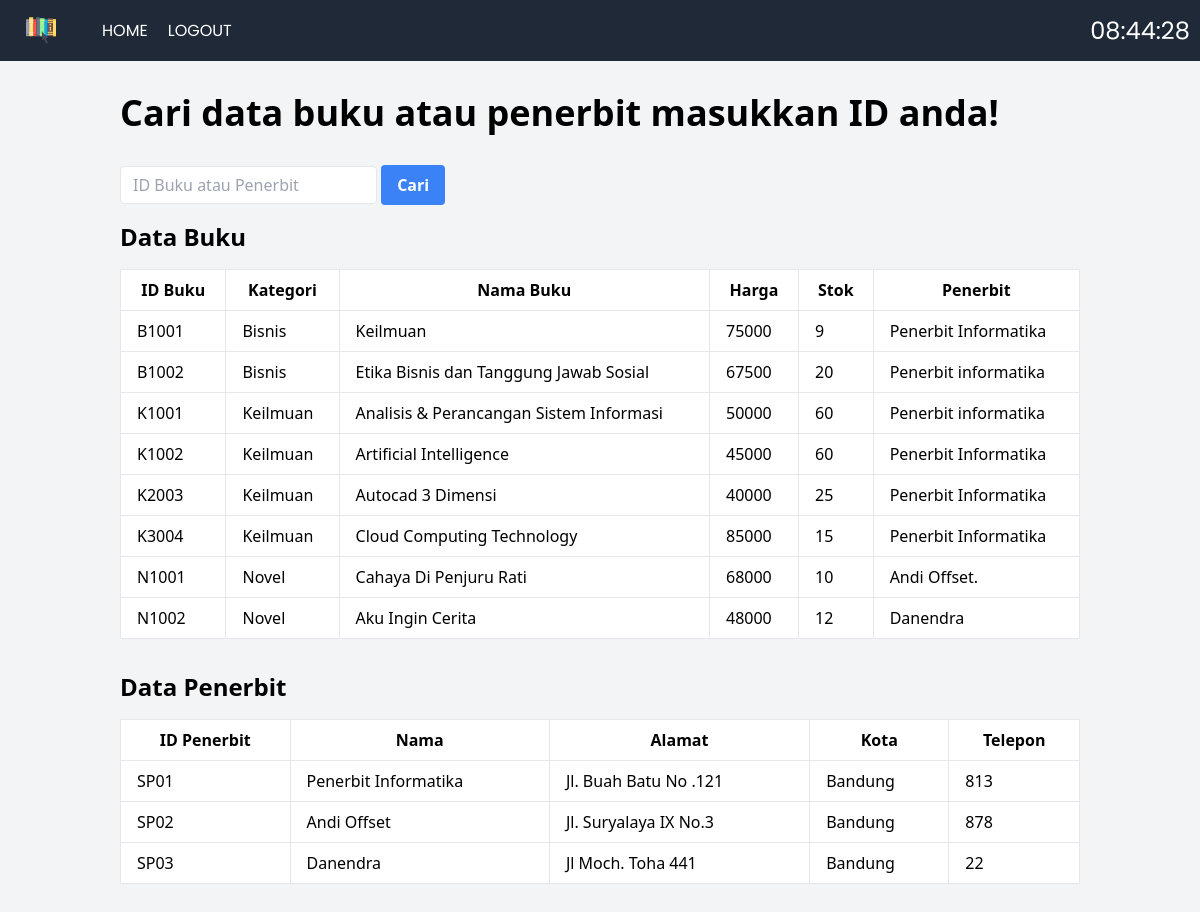
The page / on the database its author committed.
### tables this page shows
CREATE TABLE `buku` (
  `id_buku` varchar(255) NOT NULL,
  `kategori` varchar(255) DEFAULT NULL,
  `nama_buku` varchar(255) DEFAULT NULL,
  `harga` int(11) DEFAULT NULL,
  `stok` int(11) DEFAULT NULL,
  `penerbit` varchar(255) DEFAULT NULL
);

CREATE TABLE `penerbit` (
  `id_penerbit` varchar(255) NOT NULL,
  `nama` varchar(255) DEFAULT NULL,
  `alamat` varchar(255) DEFAULT NULL,
  `kota` varchar(255) DEFAULT NULL,
  `telepon` int(11) DEFAULT NULL
);

### index.php (the view, shortened to what this page needs)
<!DOCTYPE html>
<html lang="en">
<head>
    <link rel="stylesheet" href="https://cdn.jsdelivr.net/npm/tailwindcss@2.2.19/dist/tailwind.min.css" />
</head>
<body class="bg-gray-100">
    <?php include 'navbar.php'; ?>
    <div class="container mx-auto p-8">
        <h1 class="text-4xl font-bold mb-8">Cari data buku atau penerbit masukkan ID anda!</h1>
        <div class="mb-4 flex space-x-4">
            <form method="post" action="<?php echo htmlspecialchars($_SERVER["PHP_SELF"]); ?>">
                <input class="flex-1 appearance-none border rounded py-2 px-3 text-gray-700 leading-tight focus:outline-none focus:shadow-outline" name="search_id" type="text" placeholder="ID Buku atau Penerbit">
                <button class="bg-blue-500 hover:bg-blue-700 text-white font-bold py-2 px-4 rounded" type="submit" name="searchButton">Cari</button>
            </form>
        </div>
        <div class="mt-4">
            <h2 class="text-2xl font-bold mb-4">Data Buku</h2>
            <table class="table-auto w-full border bg-white">
                <thead>
                    <tr>
                        <th class="border px-4 py-2">ID Buku</th>
                        <th class="border px-4 py-2">Kategori</th>
                        <th class="border px-4 py-2">Nama Buku</th>
                        <th class="border px-4 py-2">Harga</th>
                        <th class="border px-4 py-2">Stok</th>
                        <th class="border px-4 py-2">Penerbit</th>
                    </tr>
                </thead>
                <tbody>
                    <?php
                    include 'koneksi.php';
                    if ($_SERVER["REQUEST_METHOD"] == "POST" && isset($_POST["searchButton"])) {
                        $searchTerm = mysqli_real_escape_string($koneksi, $_POST["search_id"]);
                        $query = "SELECT * FROM buku WHERE id_buku LIKE '%$searchTerm%' OR kategori LIKE '%$searchTerm%' OR nama_buku LIKE '%$searchTerm%' OR harga LIKE '%$searchTerm%' OR stok LIKE '%$searchTerm%' OR penerbit LIKE '%$searchTerm%'";
                    } else {
                        $query = "SELECT * FROM buku";
                    }
                    $buku = mysqli_query($koneksi, $query);
                    foreach ($buku as $row) {
                        echo "<tr>
                            <td class='border px-4 py-2'>" . $row['id_buku'] . "</td>
                            <td class='border px-4 py-2'>" . $row['kategori'] . "</td>
                            <td class='border px-4 py-2'>" . $row['nama_buku'] . "</td>
                            <td class='border px-4 py-2'>" . $row['harga'] . "</td>
                            <td class='border px-4 py-2'>" . $row['stok'] . "</td>
                            <td class='border px-4 py-2'>" . $row['penerbit'] . "</td>
                        </tr>";
                    }
                    ?>
                </tbody>
            </table>
        </div>
        <div class="mt-8">
            <h2 class="text-2xl font-bold mb-4">Data Penerbit</h2>
            <table class="table-auto w-full border bg-white">
                <thead>
                    <tr>
                        <th class="border px-4 py-2">ID Penerbit</th>
                        <th class="border px-4 py-2">Nama</th>
                        <th class="border px-4 py-2">Alamat</th>
                        <th class="border px-4 py-2">Kota</th>
                        <th class="border px-4 py-2">Telepon</th>
                    </tr>
                </thead>
                <tbody>
                    <?php
                    if ($_SERVER["REQUEST_METHOD"] == "POST" && isset($_POST["searchButton"])) {
                        $searchTerm = mysqli_real_escape_string($koneksi, $_POST["search_id"]);
                        $query = "SELECT * FROM penerbit WHERE id_penerbit LIKE '%$searchTerm%' OR nama LIKE '%$searchTerm%' OR alamat LIKE '%$searchTerm%' OR kota LIKE '%$searchTerm%' OR telepon LIKE '%$searchTerm%'";
                    } else {
                        $query = "SELECT * FROM penerbit";
                    }
                    $penerbit = mysqli_query($koneksi, $query);
                    foreach ($penerbit as $row) {
                        echo "<tr>
                            <td class='border px-4 py-2'>" . $row['id_penerbit'] . "</td>
                            <td class='border px-4 py-2'>" . $row['nama'] . "</td>
                            <td class='border px-4 py-2'>" . $row['alamat'] . "</td>
                            <td class='border px-4 py-2'>" . $row['kota'] . "</td>
                            <td class='border px-4 py-2'>" . $row['telepon'] . "</td>
                        </tr>";
                    }
                    ?>
                </tbody>
            </table>
        </div>
    </div>
</body>
</html>

### navbar.php (shortened to what this page needs)
<!DOCTYPE html>
<html lang="en">
<head>
    <link rel="stylesheet" href="https://cdn.jsdelivr.net/npm/tailwindcss@2.2.19/dist/tailwind.min.css">
</head>
<body>
<div class="navbar">
    <div class="flex items-center">
        <nav class="ml-4 space-x-4">
            <a href="index.php" class="nav-link">HOME</a>
            <a href="login.php" class="nav-link">LOGOUT</a>
        </nav>
    </div>
    <div class="clock" id="clock"></div>
</div>
</body>
</html>

### navbar.php (style rules this page uses)
.navbar { display: flex; justify-content: space-between; align-items: center; background-color: #1F2937; padding: 1rem; position: relative; }
.nav-link { font-family: 'Poppins'; position: relative; color: white; text-decoration: none; transition: color 0.5s ease-in-out; margin-left: 30px; }
.nav-link::before, .nav-link::after { content: ""; position: absolute; bottom: 0; width: 0; height: 2px; background-color: #CBD5E0; transition: width 0.5s ease-in-out; }
.nav-link::before { left: 0; transform-origin: left; }
.nav-link::after { right: 0; transform-origin: right; }
.clock { font-family: 'Poppins'; color: white; font-size: 1.5rem; position: absolute; top: 50%; left: 95%; transform: translate(-50%, -50%); }

### rows shown on the page
buku: id_buku "B1001", kategori "Bisnis", nama_buku "Keilmuan", harga "75000", stok "9", penerbit "Penerbit Informatika"
buku: id_buku "B1002", kategori "Bisnis", nama_buku "Etika Bisnis dan Tanggung Jawab Sosial", harga "67500", stok "20", penerbit "Penerbit informatika"
buku: id_buku "K1001", kategori "Keilmuan", nama_buku "Analisis & Perancangan Sistem Informasi", harga "50000", stok "60", penerbit "Penerbit informatika"
buku: id_buku "K1002", kategori "Keilmuan", nama_buku "Artificial Intelligence", harga "45000", stok "60", penerbit "Penerbit Informatika"
buku: id_buku "K2003", kategori "Keilmuan", nama_buku "Autocad 3 Dimensi", harga "40000", stok "25", penerbit "Penerbit Informatika"
buku: id_buku "K3004", kategori "Keilmuan", nama_buku "Cloud Computing Technology", harga "85000", stok "15", penerbit "Penerbit Informatika"
buku: id_buku "N1001", kategori "Novel", nama_buku "Cahaya Di Penjuru Rati", harga "68000", stok "10", penerbit "Andi Offset."
buku: id_buku "N1002", kategori "Novel", nama_buku "Aku Ingin Cerita", harga "48000", stok "12", penerbit "Danendra"
penerbit: id_penerbit "SP01", nama "Penerbit Informatika", alamat "Jl. Buah Batu No .121", kota "Bandung", telepon "813"
penerbit: id_penerbit "SP02", nama "Andi Offset", alamat "Jl. Suryalaya IX No.3", kota "Bandung", telepon "878"
penerbit: id_penerbit "SP03", nama "Danendra", alamat "Jl Moch. Toha 441", kota "Bandung", telepon "22"
